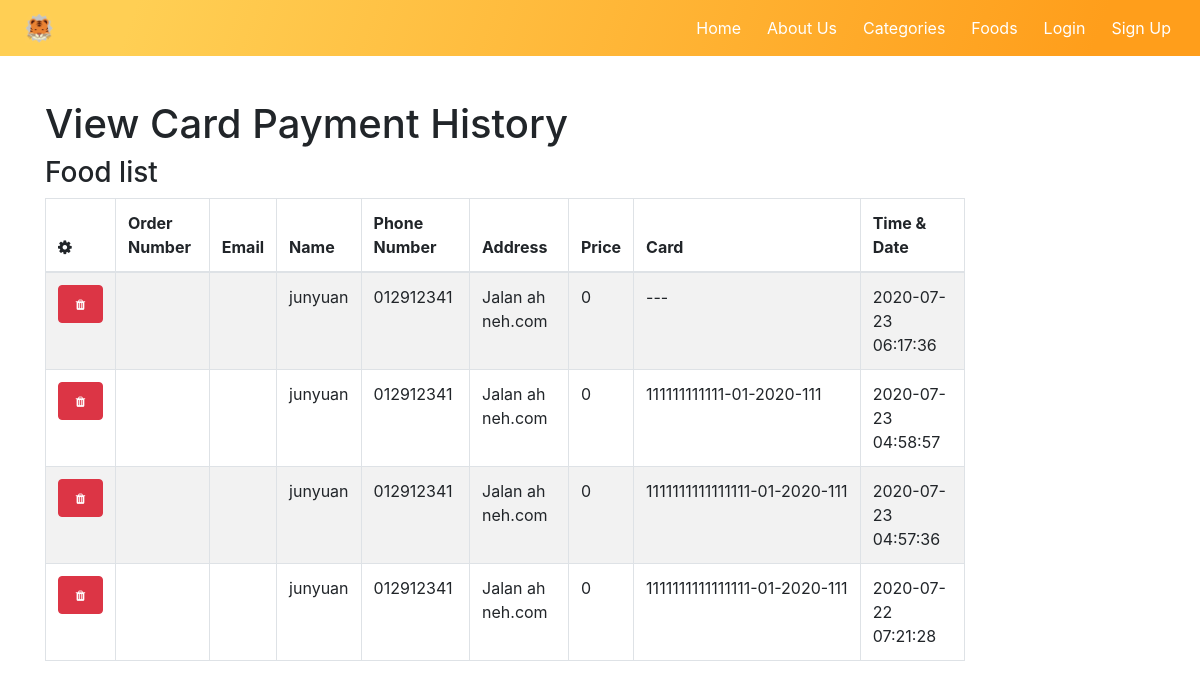
The app's page /paymenthistory.php with its own data.
### tables this page shows
CREATE TABLE `payment` (
  `id` int(11) NOT NULL,
  `order_id` varchar(255) NOT NULL,
  `Email` varchar(255) NOT NULL,
  `Name` varchar(255) NOT NULL,
  `PhoneNo` varchar(255) NOT NULL,
  `Address` varchar(255) NOT NULL,
  `price` int(255) NOT NULL,
  `Card` varchar(255) NOT NULL,
  `Month` varchar(2) NOT NULL,
  `Year` varchar(4) NOT NULL,
  `CCV` varchar(4) NOT NULL,
  `time_date` timestamp NOT NULL DEFAULT current_timestamp()
);

### paymenthistory.php (the view, shortened to what this page needs)
<?php
require('database/pdo.php');
?>
<!DOCTYPE html>
<html>
<head>
    <link rel="stylesheet" href="css/nav-bar.css">
</head>
<body>
    <header>
        <?php
          require "navandfooter/nav.php";
        ?>
    </header>
    <div class="container" style="margin-top:100px;">
    <div class="row">
        <div class="col-md-10 col-md-offset-1">
            <h1>View Card Payment History</h1>
            <div class="panel panel-default panel-table">
              <div class="panel-heading">
                <div class="row">
                  <div class="col col-xs-6">
                    <h3 class="panel-title">Food list</h3>
                  </div>
                  <div class="col col-xs-6 text-right">
                  </div>
                </div>
              </div>
              <div class="panel-body">
                <table class="table table-striped table-bordered table-list">
                  <thead>
                    <tr>
                        <th><em class="fa fa-cog"></em></th>
                        <th>Order Number</th>
                        <th>Email</th>
                        <th>Name</th>
                        <th>Phone Number</th>
                        <th>Address</th>
                        <th>Price</th>
                        <th>Card</th>
                        <th>Time & Date</th>
                    </tr>
                  </thead>
                  <tbody>
                  <?php
                 $currentuser = $_SESSION['Email'];
                $query = "SELECT * FROM payment WHERE Email= '$currentuser' ORDER BY time_date DESC";
                $run_query = mysqli_query($conn, $query) or die(mysqli_error($conn));
                if (mysqli_num_rows($run_query) > 0) {
                while ($row = mysqli_fetch_array($run_query)) {
                    $order_id = $row['order_id'];
                    $Email = $row['Email'];
                    $Name = $row['Name'];
                    $PhoneNo = $row['PhoneNo'];
                    $Address = $row['Address'];
                    $price = $row['price'];
                    $Card = $row['Card'];
                    $Month = $row['Month'];
                    $Year = $row['Year'];
                    $CCV = $row['CCV'];
                    $time_date = $row['time_date'];
                    echo "<tr>";
                    echo "<td align='center'><a class='btn btn-danger' onClick=\"javascript: return confirm('Are you sure you want to delete this order history?')\" href='?del=$order_id'><span class='new badge' data-badge-caption='' ><em class='fa fa-trash'></em></span></a></td>";
                    echo "<td>$order_id</td>";
                    echo "<td>$Email</td>";
                    echo "<td>$Name</td>";
                    echo "<td>$PhoneNo</td>";
                    echo "<td>$Address</td>";
                    echo "<td>$price</td>";
                    echo "<td>$Card-$Month-$Year-$CCV</td>";
                    echo "<td>$time_date</td>";
                    echo "</tr>";
                }
                }
                else {
                    echo "<script>alert('No any history yet! Start Order now');
                        </script>";
                }
                ?>
                      </tbody>
                </table>
              </div>
</body>
</html>

### records on screen
payment: Name "junyuan", PhoneNo "012912341", Address "Jalan ah neh.com", price "0", time_date "2020-07-23 06:17:36"
payment: Name "junyuan", PhoneNo "012912341", Address "Jalan ah neh.com", price "0", Card "111111111111", Month "01", Year "2020", CCV "111", time_date "2020-07-23 04:58:57"
payment: Name "junyuan", PhoneNo "012912341", Address "Jalan ah neh.com", price "0", Card "1111111111111111", Month "01", Year "2020", CCV "111", time_date "2020-07-23 04:57:36"
payment: Name "junyuan", PhoneNo "012912341", Address "Jalan ah neh.com", price "0", Card "1111111111111111", Month "01", Year "2020", CCV "111", time_date "2020-07-22 07:21:28"
